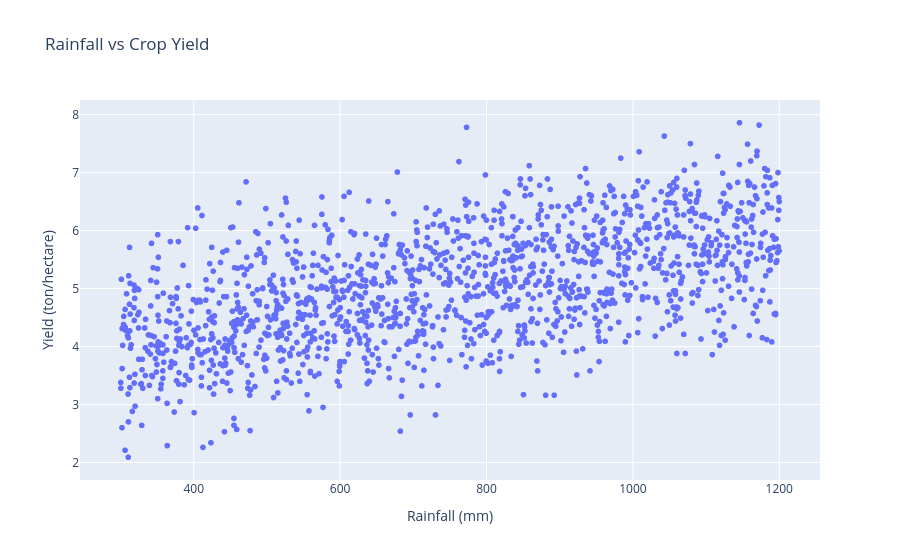

Notebook cell for this chart:
### Markdown cell above
### Q8. Scatter Plot Analysis
#### Create scatter plots of:
#### 1. rainfall_mm vs yield_ton_per_hectare
#### 2. fertilizer_kg vs yield_ton_per_hectare
#### Based on the plots:
####  Which feature appears to have a stronger relationship with yield?

### Code cell
fig = px.scatter(
    df,
    x='rainfall_mm',
    y='yield_ton_per_hectare',
    title='Rainfall vs Crop Yield'
)

fig.update_xaxes(title='Rainfall (mm)')
fig.update_yaxes(title='Yield (ton/hectare)')

fig.show()

### Figure 1 — Plotly figure (JSON) as saved in the notebook; plotly's stock layout.template omitted (floating-point values rounded to 4 significant figures; data arrays with more than 128 entries replaced by an {"elided": "..."} marker saying what was removed)
{"data": [{"hovertemplate": "rainfall_mm=%{x}<br>yield_ton_per_hectare=%{y}<extra></extra>", "legendgroup": "", "marker": {"color": "#636efa", "symbol": "circle"}, "mode": "markers", "name": "", "showlegend": false, "type": "scattergl", "x": {"elided": "1500 float values"}, "xaxis": "x", "y": {"elided": "1500 float values"}, "yaxis": "y"}], "layout": {"legend": {"tracegroupgap": 0}, "title": {"text": "Rainfall vs Crop Yield"}, "xaxis": {"anchor": "y", "domain": [0, 1], "title": {"text": "Rainfall (mm)"}}, "yaxis": {"anchor": "x", "domain": [0, 1], "title": {"text": "Yield (ton/hectare)"}}}}
